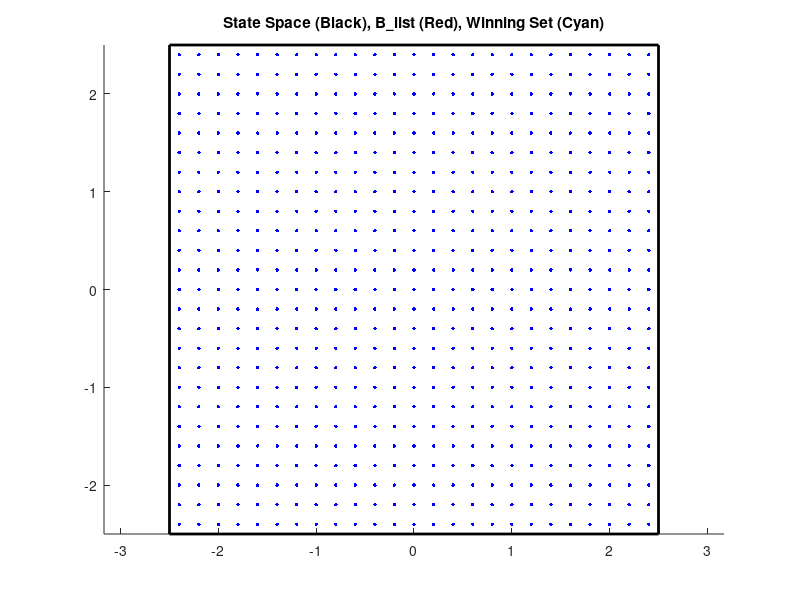

Here is the MATLAB script that generated this plot: (Note: this script raises an error after producing the figure.)
% Simulation of the hopping robot
%% run test.m first.
close all; clear all; clc;

load ts

%% Visualization and get initial condition from mouse

figure(1);
title('State Space (Black), B\_list (Red), Winning Set (Cyan)')
% Visualization of state space
bnd = M_X.bnd;
u = M_X.gridsize;
discr_bnd = M_X.discr_bnd;
[U,V] = meshgrid(bnd(1,:),bnd(2,:));
f=[1,2,4,3];
v = [U(:),V(:)];
patch('Faces',f,'Vertices',v,...
    'EdgeColor','black','FaceColor','none','LineWidth',2)

hold on;
x = linspace(discr_bnd(1,1),discr_bnd(1,2),discr_bnd(1,3));
y = linspace(discr_bnd(2,1),discr_bnd(2,2),discr_bnd(2,3));
[X,Y] = meshgrid(x,y);
plot(X,Y,'.b','markersize',8);
axis equal;
% Visualization of the target set
[x1,x2] = get_coord(B_list,M_X);
plot(x1,x2,'.r','markersize',12);    % nodes included

[U,V] = meshgrid([bnd_B(1,:)],[bnd_B(2,:)]);
f=[1,2,4,3];
v = [U(:),V(:)];
% norm ball
patch('Faces',f,'Vertices',v,...
    'EdgeColor','red','FaceColor','none','LineWidth',2);

% Visualization of winning set
[x1,x2] = get_coord(W,M_X);
plot(x1,x2,'.c','markersize',12);    % nodes included

[U,V] = meshgrid([bnd_B(1,:)],[bnd_B(2,:)]);
f=[1,2,4,3];
v = [U(:),V(:)];

%% Initialization
% initial state 
disp('Please select the initial point on the plot:')
[x,y]=ginput(1);
% x=-1.4;
% y=-4.5;
x0 = [x;y];
idx_x0 = mapping(x0,M_X,eta/2);
if(~ismember(idx_x0,W))
    error('x0 is beyond winning set.');
end
% x0 = W(1);

[x1,x2] =get_coord(idx_x0,M_X)
plot(x1,x2,'xb','markersize',10)

idx_x = idx_x0;
[x1,x2] = get_coord(idx_x,M_X);
xt = [x0];

idx_u = 0;
X_list = [idx_x0];
U_list = [];
t_list = [];

Yt_list=[]; % record ode solution for animation
Yx_list=[]; % record ode solution for animation
%% hopping
disp('Simulating...');
t_span = 60;
for i = 1:t_span
    % visual (on the grid)
    % get the options of input 
%     disp(idx_x)
    u_option = cont.get_input(idx_x);
    % keep the same input if not necessary
    if(i==1||i>=2&&~ismember(U_list(end),u_option))
        idx_u = u_option(1);
    end
     
    u0 = get_coord(idx_u,M_U);    % get the coordinate of input
    y0 = [xt;u0];    % States for numerical integration
    
    yt = ode45(@odefun,[0,tau],y0);
    
    xt = yt.y(1:2,end); % destination in one step
    idx_x  = mapping(xt,M_X,eta/2);
    X_list = [X_list;idx_x]; % history of idx_x
    U_list = [U_list;idx_u]; % history of idx_u
    t_list = [t_list;i*tau];
    
    Yt_list = [Yt_list, (i-1)*tau + yt.x]; % time
    Yx_list = [Yx_list, yt.y]; % state
    % visual (time)
    
%     figure(1);
%     [x1,x2] = get_coord(idx_x,M_X);
%     plot(x1,x2,'xb','markersize',10);
%     hold on;
%     pause(0.2);
%     drawnow

    figure(2);
    plot((i-1)*tau+yt.x,yt.y(1,:),'r-'); % position red
    plot((i-1)*tau+yt.x,yt.y(2,:),'b-'); % velocity blue
    hold on;
    drawnow;
end
disp('Done.');

legend('Vel of Mass Center','Pos of Mass Center');
xlabel('t');
%% Trajectory in state space
disp('Trajectory:')
figure(1);

[x1,x2] = get_coord(X_list,M_X);
for i=1:length(x1)-1
    arrow('Start',[x1(i),x2(i)],'Stop',[x1(i+1),x2(i+1)],'Length',10,'TipAngle',5)
    pause(0.1);
end

%% Animation based on Plot
disp('Animation 1:')
animation

%% Animation based on Simulink
disp('Animation 2:')
u_list = get_coord(U_list,M_U);

save cont t_list u_list % used as input in simulink
len_leg1=h0/2;
len_leg2=sqrt(h0^2+(x1max-x1min+lmax)^2);
C = [1,0];
D=[0];
fre_hopping = pi/2/tau;
% u_list = zeros(ts.n_s,1);
% for i = 1:length(W)
%     tmp=cont.get_input(W(i));
%     u_list(W(i))=get_coord(tmp(1),M_U);
% end
% M_X.V = [];

% save cont u_list M_X
hopping_robot